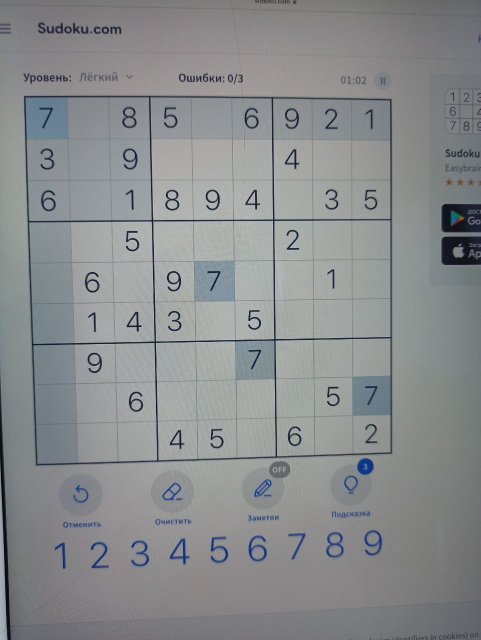
#> input picture task9/sudoku_test.jpg, 961 x 1280 px (shown at 1/2 size)
$ jupyter execute --allow-errors SudokuSolver.ipynb
#> lines starting #> are read from the running program, lines starting #| are printed output that depends on the picture; after the words box and inside, x2 and y2 are one past the last pixel; in counts of white or black regions, pixels touching at a corner belong together
### Решение судоку

[cell 1]
# Поиск первой нерешенной ячейки
# [62 lines left out: functions find_first_empty, check_if_valid, try_to_solve, get_solved_table, not called in this run]

## Детекция таблицы на изображении

Необходимые библиотеки

[cell 2]
import cv2
import numpy as np
from tensorflow.keras.models import load_model
import imutils
import matplotlib.pyplot as plt

Загрузка предобученной модели распознавания чисел и информации для нее

[cell 3]
# числа 1-9 - классы для работы модели
classes = np.arange(0, 10)
# модели распознавания чисел
#> (the rest of this cell did not finish here and is left out)

Функция, опеределяющая таблицу судоку на изображении. Возвращает кадированное изображение без перспективы размера 900х900, чтобы удобнее было делить в дальшейшем на ячейки 100х100

[cell 4]
def get_perspective_image(img, location):
    height, width = 900, 900
    # координаты исходного положения
    source = np.float32([location[0], location[3], location[1], location[2]])
    # требуемого положение
    destination = np.float32([[0, 0], [width, 0], [0, height], [width, height]])
    # получение матрицы преобразования
    matrix = cv2.getPerspectiveTransform(source, destination)
    # применение матрицы преобразования
    result = cv2.warpPerspective(img, matrix, (width, height))
    return result

Функция поиска таблицы на изображении

[cell 5]
def find_table(img):
    # уменьшение шума и сглаживание на изображении в оттенках серого
    bfilter = cv2.bilateralFilter(cv2.cvtColor(img, cv2.COLOR_BGR2GRAY), 13, 20, 20)

    # определение краев изображения
    edges = cv2.Canny(bfilter, 30, 180)
    # поиск контуров на изображении
    contours = imutils.grab_contours(cv2.findContours(edges.copy(), cv2.RETR_TREE, cv2.CHAIN_APPROX_SIMPLE))
    # отрисовка контуров
    contered_image = cv2.drawContours(img.copy(), contours, -1, (0, 255, 0), 3)
    plt.imshow(contered_image)

    # возвращает 10 самых длинных контуров
    # предполагается, что среди них будет таблица судоку
    contours = sorted(contours, key=cv2.contourArea, reverse=True)[:10]

    # будет хранить положение таблицы на изображении
    location = None

    # поиск контура, который после аппроксимации может представлять собой квадрат
    for contour in contours:
        approx = cv2.approxPolyDP(contour, 15, True)
        if len(approx) == 4:
            location = approx
            break

    # result - вырезанная таблица из изображения
    result = get_perspective_image(img, location)
    return result, location

Пример работы функции поиска таблицы

[cell 6]
# Изначальное изображение
img = cv2.imread('sudoku_test.jpg')
#> img is the input picture: shape (1280, 961, 3); mean B, G, R 141.8, 140.4, 137.6
plt.imshow(img)

[cell 7]
# изображение таблицы
result, location = find_table(img)
#> in find_table, `edges = cv2.Canny(bfilter, 30, 180)`:
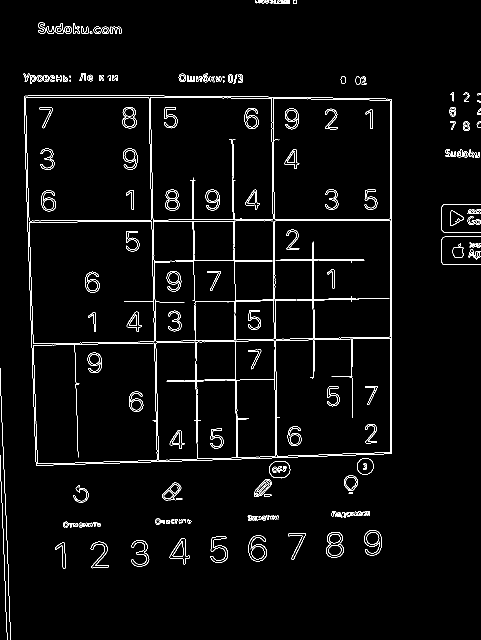
#> edges: shape (1280, 961) (shown at 1/2 size); 2.8% white in thin lines or dots
#> in find_table, `contours = imutils.grab_contours(cv2.findContours(edges.copy(), cv2.RE..`: contours = 463 contours, 158 with area under 20; largest, box (x1, y1, x2, y2) and area: (48, 191, 784, 931) 525903, (48, 191, 784, 931) 525900, (51, 194, 304, 443) 60724, (51, 194, 304, 443) 60722, (58, 442, 310, 688) 58986
#> in find_table, `contours = sorted(contours, key=cv2.contourArea, reverse=True)[:10]`: contours = 10 contours; largest, box (x1, y1, x2, y2) and area: (48, 191, 784, 931) 525903, (48, 191, 784, 931) 525900, (51, 194, 304, 443) 60724, (51, 194, 304, 443) 60722, (58, 442, 310, 688) 58986
#> the loop in find_table, `for contour in contours:` made 1 pass
#> location on pass 1: [[48, 192], [72, 930], [783, 907], [782, 198]]
#> in get_perspective_image, `source = np.float32([location[0], location[3], location[1], location[2..`: source = [[48, 192], [782, 198], [72, 930], [783, 907]]
#> in get_perspective_image, `matrix = cv2.getPerspectiveTransform(source, destination)`: matrix = [[1.16, -0.0379, -48.64], [-0.00956, 1.17, -224.1], [-5.4e-05, -4.02e-05, 1]]
#> location = [[48, 192], [72, 930], [783, 907], [782, 198]]
plt.imshow(result)
#> figure, not shown here; B, G, R data is drawn as R, G, B

Функция, возвращающая 81 ячейку, извлеченную из полученной таблицы

[cell 8]
def split_to_cells(board):
    # вертикальное разделение на 9 подмассивов
    rows = np.vsplit(board,9)
#> rows = 9 items
    # ячейки
    cells = []
    for r in rows:
        # горизонтальное разделение на 9 ячеек
        cols = np.hsplit(r,9)
        # трансформация каждого изображения для загрузки в модель
        for cell in cols:
            cell = cv2.resize(cell, (input_size, input_size))/255.0
            cells.append(cell)
#> this loop made 1 pass
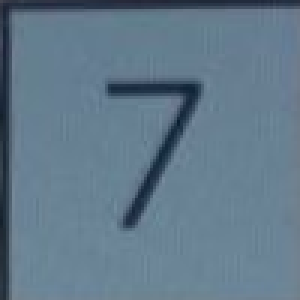
#> cell: shape (100, 100, 3) (shown 3 times larger); mean of channels 0, 1, 2 138.4, 121.1, 97.6; drawn as B, G, R
#> after the loop, cells = []
    return cells

Посмотрим результат работы на предыдущих даных - одна из вырезанных ячеек (левая верхняя)

#> (a cell that did not finish here is left out)

Функция определения цифр на изображении

[cell 10]
# [19 lines left out: function detect_digits, not called in this run]

Функция поиска цифр, которые нужно будет отрисовать на изображении

[cell 11]
# [8 lines left out: function create_mask_for_empty_cells, not called in this run]

Функция, отрисовывающая цифры на изображении

[cell 12]
# [12 lines left out: function displayNumbers, not called in this run]

Функция для отрисовки цифр в перспективе, то есть функция, обратная get_perspective

[cell 13]
# [6 lines left out: function get_InvPerspective, not called in this run]

Основная функция для решения судоку

[cell 14]
def solve_image(img_path):
  # загрузка изображения
#> called with img_path = 'sudoku_test.jpg'
  img = cv2.imread(img_path)
  # получение кадрированного изображения таблицы судоку
  board, location = find_table(img)
#> in find_table (call 2), `contours = imutils.grab_contours(cv2.findContours(edges.copy(), cv2.RE..`: contours = 463 contours, 158 with area under 20; largest, box (x1, y1, x2, y2) and area: (48, 191, 784, 931) 525903, (48, 191, 784, 931) 525900, (51, 194, 304, 443) 60724, (51, 194, 304, 443) 60722, (58, 442, 310, 688) 58986
#> in find_table (call 2), `contours = sorted(contours, key=cv2.contourArea, reverse=True)[:10]`: contours = 10 contours; largest, box (x1, y1, x2, y2) and area: (48, 191, 784, 931) 525903, (48, 191, 784, 931) 525900, (51, 194, 304, 443) 60724, (51, 194, 304, 443) 60722, (58, 442, 310, 688) 58986
#> the loop in find_table (call 2), `for contour in contours:` made 1 pass
#> location = [[48, 192], [72, 930], [783, 907], [782, 198]]
  plt.imshow(board)
  # перевод изображения в оттенки серого
  gray = cv2.cvtColor(board, cv2.COLOR_BGR2GRAY)

  try:
    # получение 81-го изображения ячейки судоку
    rois = split_to_cells(gray)
#> the loop in split_to_cells, `for r in rows:` made 1 pass
    # определение двумерного массива соответствующих чисел на изображении
    table_digits, predicted_digits = detect_digits(rois)
    # решение судоку - заполненный двумерный массив, который нужно отрисовать
    solved_table = get_solved_table(table_digits)
    # создание маски для решенных ячеек
    flatten_solved_table = create_mask_for_empty_cells(predicted_digits, solved_table)
    # создание массива, аналогичного по размерам выразанной таблицы судоку
    # из исходного иображения
    mask = np.zeros_like(board)
    # помещаем решенные ячейки в созданную маску
    solved_board_mask = displayNumbers(mask, flatten_solved_table)
    # обратное преобразование изначальному кадированию -
    # возвращение перспективы таблице
    inv = get_InvPerspective(img, solved_board_mask, location)
    # теперь нужно соединить два изображения - исходное и цифры,
    # отрисованные на местах пустых ячеек
    combined = cv2.addWeighted(img, 0.7, inv, 1, 0)
    # вывод полученного изображения
    plt.imshow(combined)
    # сохранение в папку
    cv2.imwrite("output/" + img_path + "_solved.jpg", combined)

  except:
    print("Попробуйте изменить изображение, возможно, немного повернуть.")
    print("Если таблица отображается правильно, но не заполнена - решения данной задачи нет")

## Примеры работы

[cell 15]
solve_image('sudoku_test.jpg')

[cell 16]
solve_image('sudoku1.jpg')
#> call 2 of solve_image, with img_path = 'sudoku1.jpg'
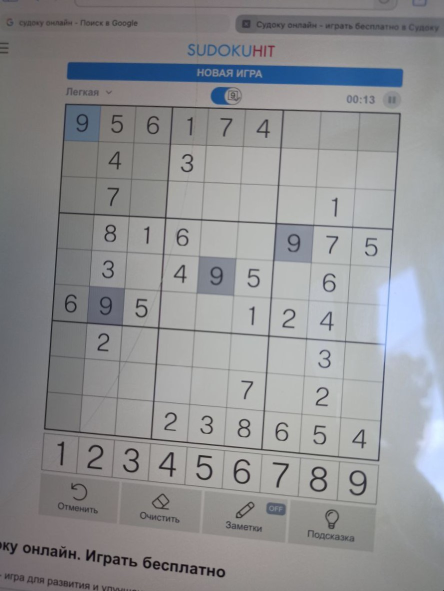
#> input picture task9/sudoku1.jpg, 888 x 1182 px (shown at 1/2 size)
#> in solve_image, img is the input picture: shape (1182, 888, 3); mean B, G, R 145.7, 143.5, 142.8
#> in find_table (call 3), `edges = cv2.Canny(bfilter, 30, 180)`: edges: shape (1182, 888); 3.3% white in thin lines or dots
#> in find_table (call 3), `contours = imutils.grab_contours(cv2.findContours(edges.copy(), cv2.RE..`: contours = 378 contours, 62 with area under 20; largest, box (x1, y1, x2, y2) and area: (88, 207, 802, 923) 453908, (88, 207, 802, 923) 453906, (524, 221, 799, 920) 110907, (90, 642, 537, 898) 59132, (525, 673, 771, 920) 52643
#> in find_table (call 3), `contours = sorted(contours, key=cv2.contourArea, reverse=True)[:10]`: contours = 10 contours; largest, box (x1, y1, x2, y2) and area: (88, 207, 802, 923) 453908, (88, 207, 802, 923) 453906, (524, 221, 799, 920) 110907, (90, 642, 537, 898) 59132, (525, 673, 771, 920) 52643
#> in get_perspective_image (call 3), `source = np.float32([location[0], location[3], location[1], location[2..`: source = [[131, 207], [801, 226], [88, 858], [757, 922]]
#> in get_perspective_image (call 3), `matrix = cv2.getPerspectiveTransform(source, destination)`: matrix = [[1.46, 0.0962, -210.6], [-0.0399, 1.41, -285.8], [0.000104, 1.12e-05, 1]]
#> in get_perspective_image (call 3), `result = cv2.warpPerspective(img, matrix, (width, height))`:
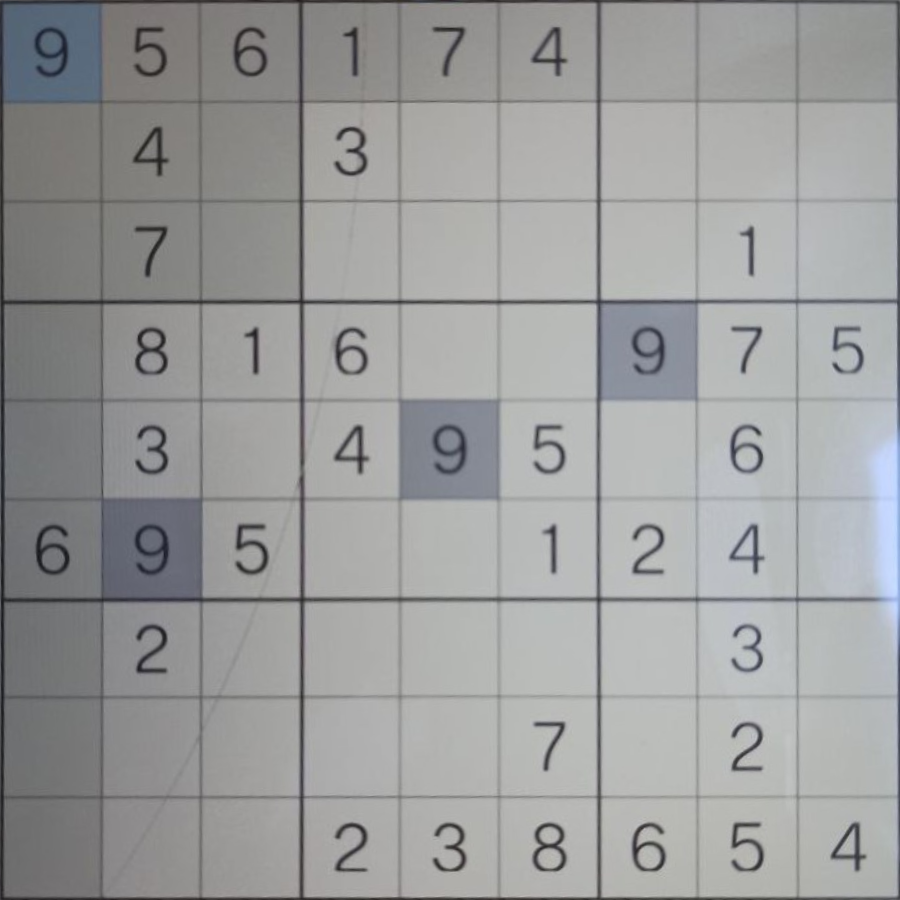
#> result: shape (900, 900, 3); mean B, G, R 156, 156, 155
#> in solve_image (call 2), `board, location = find_table(img)`: location = [[131, 207], [88, 858], [757, 922], [801, 226]]
#> the loop in split_to_cells (call 2), `for r in rows:` made 1 pass
#> after the loop in split_to_cells (call 2), `for r in rows:`:
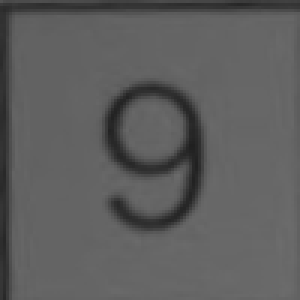
#> cell: shape (100, 100) (shown 3 times larger); min 32, max 108, mean 93.5
#> figure, not shown here; B, G, R data is drawn as R, G, B

[cell 17]
solve_image('sudoku2.jpg')
#> call 3 of solve_image, with img_path = 'sudoku2.jpg'
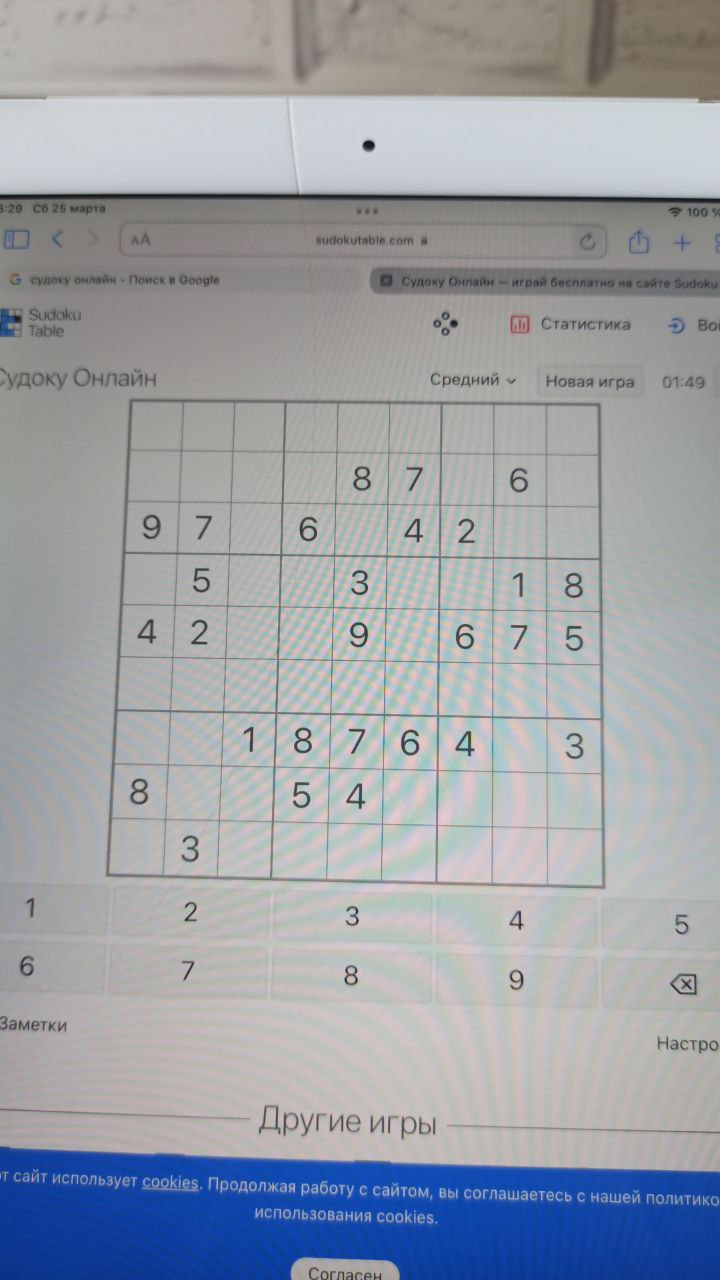
#> input picture task9/sudoku2.jpg, 720 x 1280 px
#> in solve_image, img is the input picture: shape (1280, 720, 3); mean B, G, R 168.1, 160.9, 156.7
#> in find_table (call 4), `edges = cv2.Canny(bfilter, 30, 180)`:
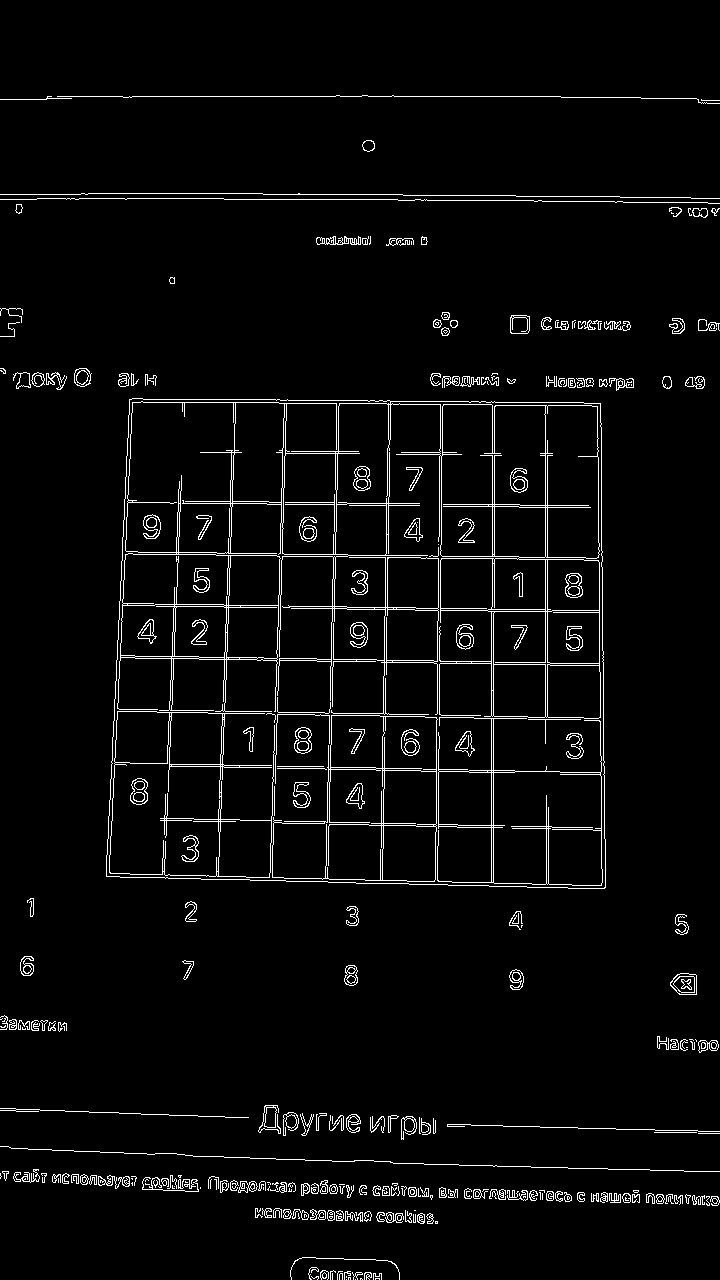
#> edges: shape (1280, 720); 3.7% white in thin lines or dots
#> in find_table (call 4), `contours = imutils.grab_contours(cv2.findContours(edges.copy(), cv2.RE..`: contours = 734 contours, 353 with area under 20; largest, box (x1, y1, x2, y2) and area: (106, 398, 606, 889) 233726, (106, 398, 606, 889) 136182, (272, 715, 438, 882) 20660, (109, 711, 275, 878) 20506, (437, 717, 603, 886) 15492
#> in find_table (call 4), `contered_image = cv2.drawContours(img.copy(), contours, -1, (0, 255, 0..`:
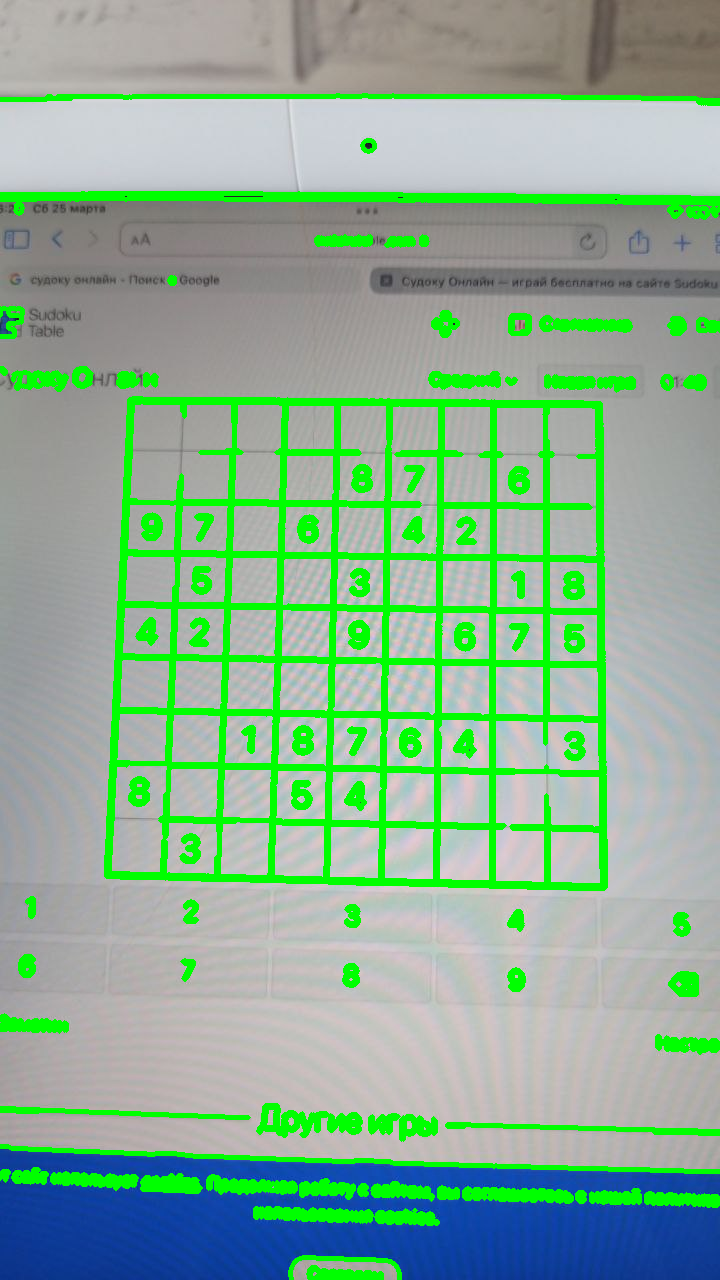
#> contered_image: shape (1280, 720, 3); mean B, G, R 147.4, 175, 137.8
#> in find_table (call 4), `contours = sorted(contours, key=cv2.contourArea, reverse=True)[:10]`: contours = 10 contours; largest, box (x1, y1, x2, y2) and area: (106, 398, 606, 889) 233726, (106, 398, 606, 889) 136182, (272, 715, 438, 882) 20660, (109, 711, 275, 878) 20506, (437, 717, 603, 886) 15492
#> the loop in find_table (call 4), `for contour in contours:` made 1 pass
#> location on pass 1: [[129, 399], [106, 876], [604, 888], [600, 403]]
#> in solve_image (call 3), `board, location = find_table(img)`: location = [[129, 399], [106, 876], [604, 888], [600, 403]]
#> in solve_image (call 3), `gray = cv2.cvtColor(board, cv2.COLOR_BGR2GRAY)`:
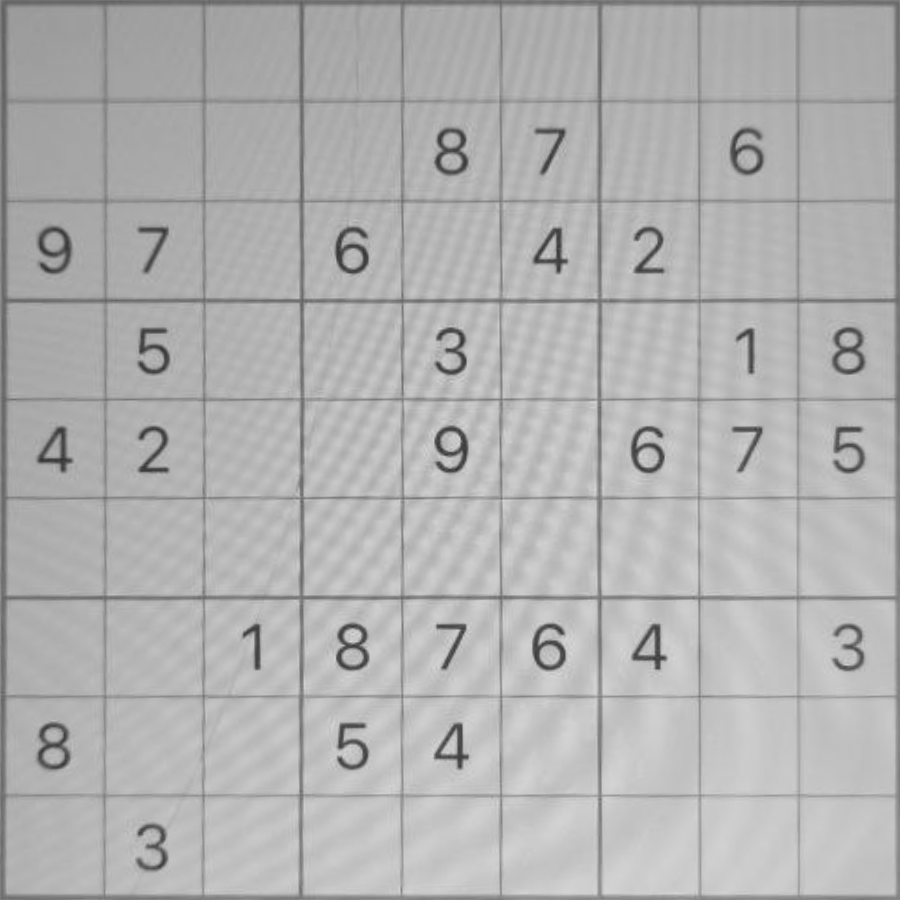
#> gray: shape (900, 900); min 44, max 218, mean 177.4
#> the loop in split_to_cells (call 3), `for r in rows:` made 1 pass
#> after the loop in split_to_cells (call 3), `for r in rows:`:
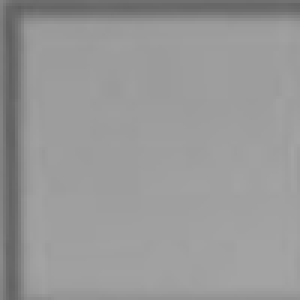
#> cell: shape (100, 100) (shown 3 times larger); min 95, max 164, mean 151.8
#> figure, not shown here; B, G, R data is drawn as R, G, B
